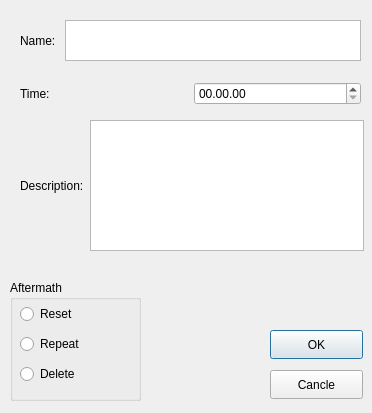
<?xml version="1.0" encoding="UTF-8"?>
<ui version="4.0">
 <class>NewTimer</class>
 <widget class="QDialog" name="NewTimer">
  <property name="geometry">
   <rect>
    <x>0</x>
    <y>0</y>
    <width>372</width>
    <height>413</height>
   </rect>
  </property>
  <property name="windowTitle">
   <string>New</string>
  </property>
  <widget class="QPushButton" name="OKButton">
   <property name="geometry">
    <rect>
     <x>270</x>
     <y>330</y>
     <width>93</width>
     <height>29</height>
    </rect>
   </property>
   <property name="text">
    <string>OK</string>
   </property>
  </widget>
  <widget class="QGroupBox" name="groupBox">
   <property name="geometry">
    <rect>
     <x>10</x>
     <y>280</y>
     <width>131</width>
     <height>121</height>
    </rect>
   </property>
   <property name="title">
    <string>Aftermath</string>
   </property>
   <widget class="QWidget" name="">
    <property name="geometry">
     <rect>
      <x>10</x>
      <y>20</y>
      <width>112</width>
      <height>88</height>
     </rect>
    </property>
    <layout class="QVBoxLayout" name="verticalLayout">
     <item>
      <widget class="QRadioButton" name="resetRB">
       <property name="text">
        <string>Reset</string>
       </property>
      </widget>
     </item>
     <item>
      <widget class="QRadioButton" name="repeatRB">
       <property name="text">
        <string>Repeat</string>
       </property>
      </widget>
     </item>
     <item>
      <widget class="QRadioButton" name="deleteRB">
       <property name="text">
        <string>Delete</string>
       </property>
      </widget>
     </item>
    </layout>
   </widget>
  </widget>
  <widget class="QPushButton" name="cancleButton">
   <property name="geometry">
    <rect>
     <x>270</x>
     <y>370</y>
     <width>93</width>
     <height>29</height>
    </rect>
   </property>
   <property name="text">
    <string>Cancle</string>
   </property>
  </widget>
  <widget class="QWidget" name="">
   <property name="geometry">
    <rect>
     <x>20</x>
     <y>120</y>
     <width>344</width>
     <height>131</height>
    </rect>
   </property>
   <layout class="QHBoxLayout" name="horizontalLayout_2">
    <item>
     <widget class="QLabel" name="descriptionLabel">
      <property name="text">
       <string>Description:</string>
      </property>
     </widget>
    </item>
    <item>
     <widget class="QTextEdit" name="descriptionTextEdit"/>
    </item>
   </layout>
  </widget>
  <widget class="QWidget" name="">
   <property name="geometry">
    <rect>
     <x>20</x>
     <y>20</y>
     <width>341</width>
     <height>41</height>
    </rect>
   </property>
   <layout class="QHBoxLayout" name="horizontalLayout">
    <item>
     <widget class="QLabel" name="nameLabel">
      <property name="text">
       <string>Name: </string>
      </property>
     </widget>
    </item>
    <item>
     <widget class="QTextEdit" name="nameTextEdit"/>
    </item>
   </layout>
  </widget>
  <widget class="QWidget" name="">
   <property name="geometry">
    <rect>
     <x>20</x>
     <y>80</y>
     <width>341</width>
     <height>28</height>
    </rect>
   </property>
   <layout class="QHBoxLayout" name="horizontalLayout_3">
    <item>
     <widget class="QLabel" name="timeLabel">
      <property name="text">
       <string>Time:</string>
      </property>
     </widget>
    </item>
    <item>
     <widget class="QDateTimeEdit" name="timeEdit">
      <property name="displayFormat">
       <string>hh.mm.ss</string>
      </property>
     </widget>
    </item>
   </layout>
  </widget>
 </widget>
 <resources/>
 <connections/>
</ui>
